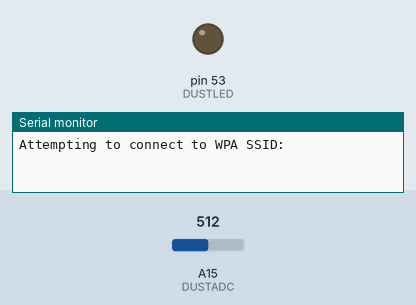
Simulated run of this sketch. Board: Arduino Mega 2560, built for the host (arithmetic inside an expression is 32-bit, double 64-bit). Parts: output pins drawn as LEDs (lit = HIGH), the last lines printed to the serial monitor. Inputs (shaded band) come from the test bench; at power-on: A15 (DUSTADC) = 512. WiFi joins after 1.5 s; servers stay silent unless stated; not simulated (calls return 0 or success): ./secret.h.

Above: at 0.1 s.
At 2.7 s:
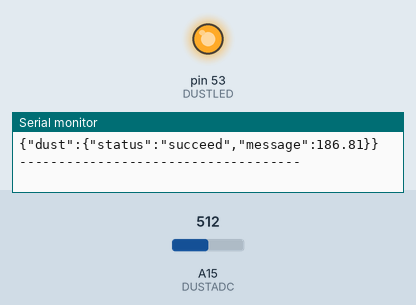
Timing chart, 0 to 4.2 s (numbered marks = the images above):
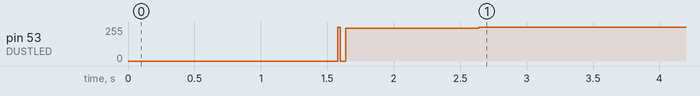

The sketch:

WebServer.ino
```cpp
/*
 WiFiEsp example: WebServer

 A simple web server that shows the value of the analog input
 pins via a web page using an ESP8266 module.
 This sketch will print the IP address of your ESP8266 module (once connected)
 to the Serial monitor. From there, you can open that address in a web browser
 to display the web page.
 The web page will be automatically refreshed each 20 seconds.

 For more details see: http://yaab-arduino.blogspot.com/p/wifiesp.html
*/

#include "WiFiEsp.h"
#include <Adafruit_Sensor.h>
#include <DHT.h>
#include <DHT_U.h>
#include "./secret.h"

char ssid[] = WIFI_SSID;            // your network SSID (name)
char pass[] = WIFI_PASSWORD;        // your network password
int status = WL_IDLE_STATUS;     // the Wifi radio's status
int reqCount = 0;                // number of requests received

WiFiEspServer server(80);
String http_string = "";

//*******************************************************************************
#define DHTPIN            22         // Pin which is connected to the DHT sensor.
#define DHTTYPE           DHT22      // DHT 22 (AM2302)
#define DUSTADC           15         // VO
#define DUSTLED           53         // LED on/off

DHT_Unified dht(DHTPIN, DHTTYPE);
uint32_t delayMS;
String ret_dht = "";
//*******************************************************************************

void setup()
{
  // dust sensor setting
  pinMode(DUSTLED,OUTPUT);
  pinMode(DUSTADC, INPUT);

  // initialize serial for debugging
  Serial.begin(115200);
  // initialize serial for ESP module
  Serial1.begin(115200);
  // initialize ESP module
  WiFi.init(&Serial1);

  // check for the presence of the shield
  if (WiFi.status() == WL_NO_SHIELD) {
    Serial.println("WiFi shield not present");
    // don't continue
    while (true);
  }

  // attempt to connect to WiFi network
  while ( status != WL_CONNECTED) {
    Serial.print("Attempting to connect to WPA SSID: ");
    Serial.println(ssid);
    // Connect to WPA/WPA2 network
    status = WiFi.begin(ssid, pass);
  }

  Serial.println("You're connected to the network");
  printWifiStatus();

  //*******************************************************************************
  dht.begin();

  Serial.println("DHTxx Unified Sensor Example");
  // Print temperature sensor details.
  sensor_t sensor;
  dht.temperature().getSensor(&sensor);
  Serial.println("------------------------------------");
  Serial.println("Temperature");
  Serial.print  ("Sensor:       "); Serial.println(sensor.name);
  Serial.print  ("Driver Ver:   "); Serial.println(sensor.version);
  Serial.print  ("Unique ID:    "); Serial.println(sensor.sensor_id);
  Serial.print  ("Max Value:    "); Serial.print(sensor.max_value); Serial.println(" *C");
  Serial.print  ("Min Value:    "); Serial.print(sensor.min_value); Serial.println(" *C");
  Serial.print  ("Resolution:   "); Serial.print(sensor.resolution); Serial.println(" *C");
  Serial.println("------------------------------------");
  // Print humidity sensor details.
  dht.humidity().getSensor(&sensor);
  delayMS = sensor.min_delay / 1000;
  Serial.println("------------------------------------");
  Serial.println("Humidity");
  Serial.print  ("Sensor:       "); Serial.println(sensor.name);
  Serial.print  ("Driver Ver:   "); Serial.println(sensor.version);
  Serial.print  ("Unique ID:    "); Serial.println(sensor.sensor_id);
  Serial.print  ("Max Value:    "); Serial.print(sensor.max_value); Serial.println("%");
  Serial.print  ("Min Value:    "); Serial.print(sensor.min_value); Serial.println("%");
  Serial.print  ("Min Dealy:    "); Serial.print(delayMS); Serial.println("ms");
  Serial.print  ("Resolution:   "); Serial.print(sensor.resolution); Serial.println("%");
  Serial.println("------------------------------------");
  Serial.println("Example output:");
  Serial.println("{\"dht22\":{\"status\":\"error\",\"message\":\"Error reading temperature!\"}}");
  Serial.println("{\"dht22\":{\"status\":\"succeed\",\"message\":{\"temperature\":\"19.20C\",\"humidity\":\"17.20%\"}}}");
  Serial.println("{\"dust\":{\"status\":\"error\",\"message\":\"error reading dust sensor\"}}");
  Serial.println("{\"dust\":{\"status\":\"succeed\",\"message\":186.81}}");
  Serial.println("------------------------------------");
  //*******************************************************************************

  read_dust();

  // start the web server on port 80
  server.begin();
}


void loop()
{
  ret_dht = "";
  // listen for incoming clients
  WiFiEspClient client = server.available();
  if (client) {
    // Serial.println("New client");
    // an http request ends with a blank line
    boolean currentLineIsBlank = true;
    while (client.connected()) {
      if (client.available()) {
        char c = client.read();
        Serial.write(c);
        if (http_string.length() < 100) http_string += c;

        // if you've gotten to the end of the line (received a newline
        // character) and the line is blank, the http request has ended,
        // so you can send a reply
        if (c == '\n' && currentLineIsBlank) {
          http_string.toUpperCase();
          if (http_string.startsWith("GET /DHT22 HTTP")){
            client.print(
            "HTTP/1.1 200 OK\r\n"
            "Content-Type: text/html\r\n"
            "Connection: close\r\n"  // the connection will be closed after completion of the response
            "\r\n");
            ret_dht = read_dht22();
            client.print(ret_dht);
            http_string = String("");
            break;
          }
          if (http_string.startsWith("GET /DUST HTTP")){
            client.print(
            "HTTP/1.1 200 OK\r\n"
            "Content-Type: text/html\r\n"
            "Connection: close\r\n"  // the connection will be closed after completion of the response
            "\r\n");
            ret_dht = read_dust();
            client.print(ret_dht);
            http_string = String("");
            break;
          }
          client.print(
            "HTTP/1.1 404 Not Found\r\n"
            "Content-Type: text/html\r\n"
            "Connection: close\r\n"  // the connection will be closed after completion of the response
            "\r\n");
          http_string = String("");
          break;
        }

        if (c == '\n') {
          // you're starting a new line
          currentLineIsBlank = true;
        }
        else if (c != '\r') {
          // you've gotten a character on the current line
          currentLineIsBlank = false;
        }
      }
    }
    // give the web browser time to receive the data
    delay(10);
    Serial.println(ret_dht);
    // Delay between measurements.
    delay(delayMS);
    // close the connection:
    client.stop();

  }
}


void printWifiStatus()
{
  // print the SSID of the network you're attached to
  Serial.print("SSID: ");
  Serial.println(WiFi.SSID());

  // print your WiFi shield's IP address
  IPAddress ip = WiFi.localIP();
  Serial.print("IP Address: ");
  Serial.println(ip);

  // print where to go in the browser
  Serial.println();
  Serial.print("To see this page in action, open a browser to http://");
  Serial.println(ip);
  Serial.println();
}

String read_dust() {
  String ret;
  float dustVal = 0;
  int i;

  for(i=0;i<100;i++) dustVal += read_dust_once();
  dustVal /= 100.0;
  //dustVal = (dustVal * (5.0 / 1024.0) * 0.17 - 0.1) * 1000;
  //if (dustVal < 0)  dustVal = 0;
  ret = String("{\"dust\":{\"status\":\"succeed\",\"message\":" + String(dustVal) +"}}\r\n");
  /*
  if (dustVal>36.455) {
    //dustVal = (float(dustVal/1024)-0.0356)*120000*0.035;
    ret = String("{\"dust\":{\"status\":\"succeed\",\"message\":" + String(dustVal) +"\"}}\r\n");
  }
  else  {
    ret = String("{\"dust\":{\"status\":\"error\",\"message\":\"error reading dust sensor\"}}\r\n");
  }*/
  return ret;
}

float read_dust_once() {
  float dustVal = 0;
  digitalWrite(DUSTLED,LOW);
  delayMicroseconds(280);
  dustVal=analogRead(DUSTADC);
  delayMicroseconds(40);
  digitalWrite(DUSTLED,HIGH);
  delayMicroseconds(9680);
  return dustVal;
}

String read_dht22() {
  // Get temperature event and print its value.
  sensors_event_t event;
  dht.temperature().getEvent(&event);
  String json_status = "error";
  String json_message = "";
  String temp = "-273";

  String ret = String("{\"dht22\":{\"status\":\"");
  if (isnan(event.temperature)) {
    json_status = "error";
    json_message = "Error reading temperature!";
    return (ret + json_status + "\",\"message\":\"" + json_message + "\"}}\r\n");
  }
  else {
    temp = event.temperature;
  }
  // Get humidity event and print its value.
  dht.humidity().getEvent(&event);
  if (isnan(event.relative_humidity)) {
    json_status = "error";
    json_message = "Error reading humidity!";
    return (ret + json_status + "\",\"message\":\"" + json_message + "\"}}\r\n");
  }
  else {
    json_status = "succeed";
    json_message = "{\"temperature\":\"" + temp + "C\",\"humidity\":\"" + event.relative_humidity + "%\"}";
    return (ret + json_status + "\",\"message\":" + json_message + "}}\r\n");
  }
}
```

Measured:
- by itself, pin 53 (DUSTLED): 255/255 → 247/255 at 1.6 s, → 255/255 1.0 s later
